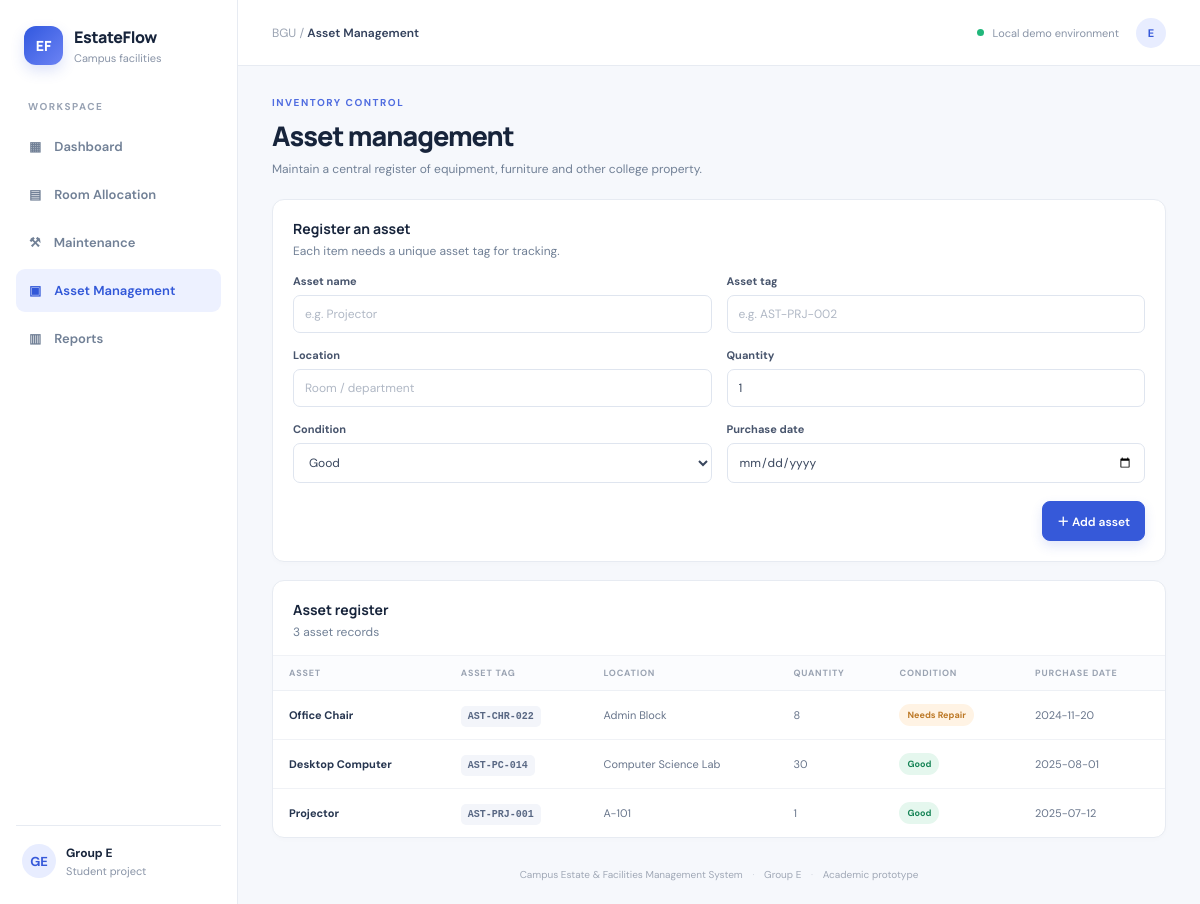
Page /assets on the committed database.
### tables this page shows
CREATE TABLE assets (
            id INTEGER PRIMARY KEY AUTOINCREMENT,
            asset_name TEXT NOT NULL,
            asset_tag TEXT NOT NULL UNIQUE,
            location TEXT NOT NULL,
            quantity INTEGER NOT NULL DEFAULT 1,
            condition_status TEXT NOT NULL DEFAULT 'Good',
            purchase_date TEXT DEFAULT ''
        );

### app.py (the view, shortened to what this page needs)
@app.route("/assets", methods=["GET", "POST"])
def assets():
    with db() as con:
        rows = con.execute("SELECT * FROM assets ORDER BY id DESC").fetchall()
    return render_template("assets.html", assets=rows)

### app.py (called while the page is built)
def db():
    conn = sqlite3.connect(DB_PATH)
    conn.row_factory = sqlite3.Row
    return conn

### templates/assets.html
{% extends "base.html" %}{% block title %}Asset Management{% endblock %}{% block crumb %}Asset Management{% endblock %}
{% block content %}
<div class="page-heading"><div><div class="eyebrow">INVENTORY CONTROL</div><h1>Asset management</h1><p>Maintain a central register of equipment, furniture and other college property.</p></div></div>
<div class="panel form-panel"><div class="panel-head"><div><h3>Register an asset</h3><p>Each item needs a unique asset tag for tracking.</p></div></div>
<form method="post" class="form-grid"><label>Asset name<input name="asset_name" required placeholder="e.g. Projector"></label><label>Asset tag<input name="asset_tag" required placeholder="e.g. AST-PRJ-002"></label><label>Location<input name="location" required placeholder="Room / department"></label><label>Quantity<input name="quantity" type="number" min="1" value="1" required></label><label>Condition<select name="condition_status"><option>Good</option><option>Needs Repair</option><option>Damaged</option><option>Retired</option></select></label><label>Purchase date<input name="purchase_date" type="date"></label><div class="form-actions"><button class="button primary" type="submit">＋ Add asset</button></div></form></div>
<div class="panel"><div class="panel-head"><div><h3>Asset register</h3><p>{{ assets|length }} asset records</p></div></div><div class="table-wrap"><table><thead><tr><th>Asset</th><th>Asset tag</th><th>Location</th><th>Quantity</th><th>Condition</th><th>Purchase date</th></tr></thead><tbody>{% for a in assets %}<tr><td class="primary-cell">{{ a.asset_name }}</td><td><span class="asset-tag">{{ a.asset_tag }}</span></td><td>{{ a.location }}</td><td>{{ a.quantity }}</td><td><span class="status {{ a.condition_status|lower|replace(' ','-') }}">{{ a.condition_status }}</span></td><td>{{ a.purchase_date or '—' }}</td></tr>{% endfor %}</tbody></table></div></div>
{% endblock %}

### static/style.css (style rules this page uses)
:root { --ink:#17243b;--muted:#718096;--line:#e7ebf2;--bg:#f6f8fc;--blue:#3659d9;--navy:#182844;--green:#16865b }
* { box-sizing:border-box }
body { margin:0;background:var(--bg);color:var(--ink);font-family:'DM Sans',sans-serif;font-size:13px }
.nav-label,.eyebrow { font-size:10px;letter-spacing:1.5px;color:#99a3b4;font-weight:700 }
.page-heading { display:flex;align-items:center;justify-content:space-between;gap:20px;margin-bottom:22px }
.eyebrow { color:#506de0;margin-bottom:8px }
.page-heading h1 { font:800 27px Manrope;letter-spacing:-1px;margin:0 0 7px }
.page-heading p,.panel-head p { color:var(--muted);margin:0;font-size:12px }
.button { border:1px solid #dce2ed;border-radius:8px;padding:10px 14px;background:#fff;color:#34415a;font:600 12px 'DM Sans';text-decoration:none;cursor:pointer;white-space:nowrap }
.button.primary { background:#3659d9;border-color:#3659d9;color:white;box-shadow:0 5px 12px #3659d926 }
.stat-card,.panel { background:white;border:1px solid var(--line);border-radius:12px;box-shadow:0 2px 5px #20365c04 }
.panel { margin-bottom:18px;overflow:hidden }
.panel-head { display:flex;align-items:center;justify-content:space-between;padding:19px 20px 15px;gap:15px }
.panel-head h3 { font:700 14px Manrope;margin:0 0 5px }
.table-wrap { width:100%;overflow-x:auto }
table { width:100%;border-collapse:collapse;white-space:nowrap }
th { text-align:left;color:#9aa3b2;font-size:9px;text-transform:uppercase;letter-spacing:.8px;font-weight:700;background:#fbfcfe;padding:11px 16px;border-top:1px solid #f0f2f6;border-bottom:1px solid #edf0f5 }
td { padding:13px 16px;border-bottom:1px solid #f0f2f6;color:#68758b;font-size:11px }
tbody tr:last-child td { border-bottom:0 }
.primary-cell { color:#273650;font-weight:700 }
.status,.priority { display:inline-flex;align-items:center;border-radius:20px;padding:5px 8px;font-size:9px;font-weight:700;background:#f0f3f7;color:#647187 }
.status.available,.status.completed,.status.good { background:#e5f7ee;color:#168456 }
.status.open,.status.needs-repair,.status.under-maintenance,.status.on-hold { background:#fff3e4;color:#bd7927 }
.form-panel { padding-bottom:20px }
.form-grid { padding:0 20px;display:grid;grid-template-columns:repeat(2,minmax(0,1fr));gap:15px }
.form-grid label { display:flex;flex-direction:column;gap:7px;font-size:11px;font-weight:700;color:#48556d }
.form-grid input,.form-grid select,.form-grid textarea,.inline-form select,.inline-form input { width:100%;min-width:0;border:1px solid #dfe5ef;border-radius:7px;padding:10px 11px;background:#fff;color:#39465d;font:400 12px 'DM Sans';outline:none }
.form-grid input::placeholder,.form-grid textarea::placeholder { color:#b0b8c5 }
.form-actions { grid-column:span 2;display:flex;justify-content:flex-end;padding-top:3px }
.asset-tag { font:600 10px monospace;background:#f3f5fa;padding:5px 7px;border-radius:5px;color:#586783 }

### rows in the picture
assets: asset_name "Office Chair", asset_tag "AST-CHR-022", location "Admin Block", quantity "8", condition_status "Needs Repair", purchase_date "2024-11-20"
assets: asset_name "Desktop Computer", asset_tag "AST-PC-014", location "Computer Science Lab", quantity "30", condition_status "Good", purchase_date "2025-08-01"
assets: asset_name "Projector", asset_tag "AST-PRJ-001", location "A-101", quantity "1", condition_status "Good", purchase_date "2025-07-12"

### other values in the picture
{{ assets|length }} "3"
